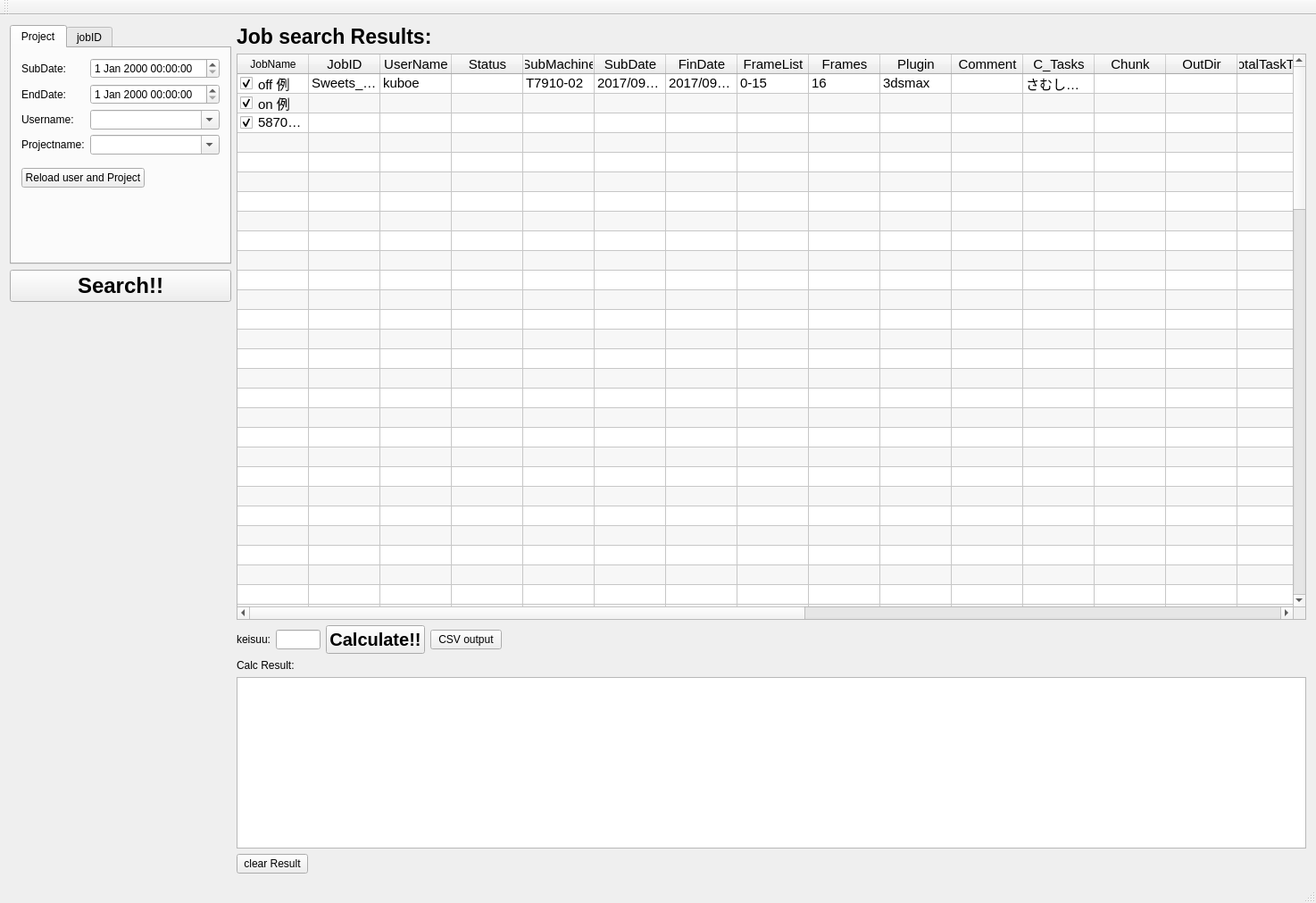
<?xml version="1.0" encoding="UTF-8"?>
<ui version="4.0">
 <class>MainWindow</class>
 <widget class="QMainWindow" name="MainWindow">
  <property name="geometry">
   <rect>
    <x>0</x>
    <y>0</y>
    <width>1474</width>
    <height>1011</height>
   </rect>
  </property>
  <property name="windowTitle">
   <string>Deadlinecalc</string>
  </property>
  <widget class="QWidget" name="centralWidget">
   <layout class="QGridLayout" name="gridLayout_3">
    <item row="2" column="1">
     <layout class="QGridLayout" name="gridLayout_">
      <item row="0" column="0">
       <layout class="QVBoxLayout" name="verticalLayout_3">
        <property name="bottomMargin">
         <number>10</number>
        </property>
        <item>
         <widget class="QTabWidget" name="tabWidget_Comannds">
          <property name="sizePolicy">
           <sizepolicy hsizetype="Preferred" vsizetype="Preferred">
            <horstretch>0</horstretch>
            <verstretch>0</verstretch>
           </sizepolicy>
          </property>
          <property name="maximumSize">
           <size>
            <width>16777215</width>
            <height>16777215</height>
           </size>
          </property>
          <property name="currentIndex">
           <number>0</number>
          </property>
          <widget class="QWidget" name="tab_Project">
           <attribute name="title">
            <string>Project</string>
           </attribute>
           <layout class="QGridLayout" name="gridLayout_2">
            <property name="verticalSpacing">
             <number>15</number>
            </property>
            <item row="3" column="1">
             <spacer name="verticalSpacer_2">
              <property name="orientation">
               <enum>Qt::Vertical</enum>
              </property>
              <property name="sizeHint" stdset="0">
               <size>
                <width>20</width>
                <height>40</height>
               </size>
              </property>
             </spacer>
            </item>
            <item row="0" column="1">
             <layout class="QGridLayout" name="gridLayout_4">
              <property name="sizeConstraint">
               <enum>QLayout::SetDefaultConstraint</enum>
              </property>
              <item row="1" column="0">
               <widget class="QLabel" name="label_EndDate">
                <property name="text">
                 <string>EndDate:</string>
                </property>
               </widget>
              </item>
              <item row="2" column="1">
               <widget class="QComboBox" name="comboBox_UserName">
                <property name="editable">
                 <bool>true</bool>
                </property>
               </widget>
              </item>
              <item row="0" column="0">
               <widget class="QLabel" name="label_SubDate">
                <property name="sizePolicy">
                 <sizepolicy hsizetype="Fixed" vsizetype="Preferred">
                  <horstretch>0</horstretch>
                  <verstretch>0</verstretch>
                 </sizepolicy>
                </property>
                <property name="text">
                 <string>SubDate:</string>
                </property>
               </widget>
              </item>
              <item row="0" column="1">
               <widget class="QDateTimeEdit" name="dateTimeEdit_start"/>
              </item>
              <item row="1" column="1">
               <widget class="QDateTimeEdit" name="dateTimeEdit_end"/>
              </item>
              <item row="2" column="0">
               <widget class="QLabel" name="label_username">
                <property name="sizePolicy">
                 <sizepolicy hsizetype="Fixed" vsizetype="Preferred">
                  <horstretch>0</horstretch>
                  <verstretch>0</verstretch>
                 </sizepolicy>
                </property>
                <property name="text">
                 <string>Username:</string>
                </property>
                <property name="alignment">
                 <set>Qt::AlignLeading|Qt::AlignLeft|Qt::AlignVCenter</set>
                </property>
               </widget>
              </item>
              <item row="3" column="0">
               <widget class="QLabel" name="label_ProjectName">
                <property name="text">
                 <string>Projectname:</string>
                </property>
                <property name="alignment">
                 <set>Qt::AlignLeading|Qt::AlignLeft|Qt::AlignVCenter</set>
                </property>
               </widget>
              </item>
              <item row="3" column="1">
               <widget class="QComboBox" name="comboBox_ProjectName">
                <property name="editable">
                 <bool>true</bool>
                </property>
               </widget>
              </item>
             </layout>
            </item>
            <item row="1" column="1">
             <widget class="QPushButton" name="pushButton_Reloaduser">
              <property name="sizePolicy">
               <sizepolicy hsizetype="Fixed" vsizetype="Fixed">
                <horstretch>0</horstretch>
                <verstretch>0</verstretch>
               </sizepolicy>
              </property>
              <property name="text">
               <string>Reload user and Project</string>
              </property>
             </widget>
            </item>
           </layout>
          </widget>
          <widget class="QWidget" name="tab_jobID">
           <attribute name="title">
            <string>jobID</string>
           </attribute>
           <attribute name="toolTip">
            <string>プロジェクトから選ぶか、ジョブIDコピペするか選んでね</string>
           </attribute>
           <layout class="QGridLayout" name="gridLayout">
            <item row="1" column="0">
             <widget class="QPlainTextEdit" name="plainTextEdit_jobID">
              <property name="sizePolicy">
               <sizepolicy hsizetype="Preferred" vsizetype="Preferred">
                <horstretch>0</horstretch>
                <verstretch>0</verstretch>
               </sizepolicy>
              </property>
              <property name="maximumSize">
               <size>
                <width>200</width>
                <height>500</height>
               </size>
              </property>
              <property name="plainText">
               <string/>
              </property>
             </widget>
            </item>
            <item row="0" column="0">
             <widget class="QLabel" name="label_2">
              <property name="text">
               <string>↓ここにJobIDをペースト</string>
              </property>
             </widget>
            </item>
           </layout>
          </widget>
         </widget>
        </item>
        <item>
         <widget class="QPushButton" name="pushButton_Search">
          <property name="font">
           <font>
            <pointsize>18</pointsize>
            <weight>75</weight>
            <bold>true</bold>
           </font>
          </property>
          <property name="text">
           <string>Search!!</string>
          </property>
         </widget>
        </item>
        <item>
         <spacer name="verticalSpacer">
          <property name="orientation">
           <enum>Qt::Vertical</enum>
          </property>
          <property name="sizeHint" stdset="0">
           <size>
            <width>20</width>
            <height>40</height>
           </size>
          </property>
         </spacer>
        </item>
       </layout>
      </item>
     </layout>
    </item>
    <item row="2" column="2">
     <layout class="QVBoxLayout" name="verticalLayout_4">
      <item>
       <layout class="QVBoxLayout" name="verticalLayout_5">
        <item>
         <widget class="QLabel" name="label_jobs">
          <property name="sizePolicy">
           <sizepolicy hsizetype="Preferred" vsizetype="Fixed">
            <horstretch>0</horstretch>
            <verstretch>0</verstretch>
           </sizepolicy>
          </property>
          <property name="font">
           <font>
            <pointsize>17</pointsize>
            <weight>75</weight>
            <bold>true</bold>
           </font>
          </property>
          <property name="text">
           <string>Job search Results:</string>
          </property>
         </widget>
        </item>
        <item>
         <widget class="QTableWidget" name="tableWidget_jobList">
          <property name="sizePolicy">
           <sizepolicy hsizetype="Preferred" vsizetype="Expanding">
            <horstretch>0</horstretch>
            <verstretch>0</verstretch>
           </sizepolicy>
          </property>
          <property name="maximumSize">
           <size>
            <width>16777215</width>
            <height>16777215</height>
           </size>
          </property>
          <property name="font">
           <font>
            <pointsize>11</pointsize>
            <weight>50</weight>
            <bold>false</bold>
           </font>
          </property>
          <property name="toolTip">
           <string/>
          </property>
          <property name="frameShadow">
           <enum>QFrame::Sunken</enum>
          </property>
          <property name="horizontalScrollBarPolicy">
           <enum>Qt::ScrollBarAsNeeded</enum>
          </property>
          <property name="editTriggers">
           <set>QAbstractItemView::NoEditTriggers</set>
          </property>
          <property name="showDropIndicator" stdset="0">
           <bool>false</bool>
          </property>
          <property name="dragDropOverwriteMode">
           <bool>false</bool>
          </property>
          <property name="alternatingRowColors">
           <bool>true</bool>
          </property>
          <property name="selectionMode">
           <enum>QAbstractItemView::MultiSelection</enum>
          </property>
          <property name="selectionBehavior">
           <enum>QAbstractItemView::SelectItems</enum>
          </property>
          <property name="textElideMode">
           <enum>Qt::ElideRight</enum>
          </property>
          <property name="horizontalScrollMode">
           <enum>QAbstractItemView::ScrollPerItem</enum>
          </property>
          <property name="showGrid">
           <bool>true</bool>
          </property>
          <property name="gridStyle">
           <enum>Qt::SolidLine</enum>
          </property>
          <property name="sortingEnabled">
           <bool>true</bool>
          </property>
          <property name="wordWrap">
           <bool>true</bool>
          </property>
          <property name="cornerButtonEnabled">
           <bool>true</bool>
          </property>
          <property name="rowCount">
           <number>100</number>
          </property>
          <property name="columnCount">
           <number>26</number>
          </property>
          <attribute name="horizontalHeaderVisible">
           <bool>true</bool>
          </attribute>
          <attribute name="horizontalHeaderCascadingSectionResizes">
           <bool>true</bool>
          </attribute>
          <attribute name="horizontalHeaderDefaultSectionSize">
           <number>80</number>
          </attribute>
          <attribute name="horizontalHeaderHighlightSections">
           <bool>true</bool>
          </attribute>
          <attribute name="horizontalHeaderMinimumSectionSize">
           <number>30</number>
          </attribute>
          <attribute name="horizontalHeaderStretchLastSection">
           <bool>true</bool>
          </attribute>
          <attribute name="verticalHeaderVisible">
           <bool>false</bool>
          </attribute>
          <attribute name="verticalHeaderDefaultSectionSize">
           <number>20</number>
          </attribute>
          <attribute name="verticalHeaderMinimumSectionSize">
           <number>10</number>
          </attribute>
          <row/>
          <row/>
          <row/>
          <row/>
          <row/>
          <row/>
          <row/>
          <row/>
          <row/>
          <row/>
          <row/>
          <row/>
          <row/>
          <row/>
          <row/>
          <row/>
          <row/>
          <row/>
          <row/>
          <row/>
          <row/>
          <row/>
          <row/>
          <row/>
          <row/>
          <row/>
          <row/>
          <row/>
          <row/>
          <row/>
          <row/>
          <row/>
          <row/>
          <row/>
          <row/>
          <row/>
          <row/>
          <row/>
          <row/>
          <row/>
          <row/>
          <row/>
          <row/>
          <row/>
          <row/>
          <row/>
          <row/>
          <row/>
          <row/>
          <row/>
          <row/>
          <row/>
          <row/>
          <row/>
          <row/>
          <row/>
          <row/>
          <row/>
          <row/>
          <row/>
          <row/>
          <row/>
          <row/>
          <row/>
          <row/>
          <row/>
          <row/>
          <row/>
          <row/>
          <row/>
          <row/>
          <row/>
          <row/>
          <row/>
          <row/>
          <row/>
          <row/>
          <row/>
          <row/>
          <row/>
          <row/>
          <row/>
          <row/>
          <row/>
          <row/>
          <row/>
          <row/>
          <row/>
          <row/>
          <row/>
          <row/>
          <row/>
          <row/>
          <row/>
          <row/>
          <row/>
          <row/>
          <row/>
          <row/>
          <row/>
          <column>
           <property name="text">
            <string>JobName</string>
           </property>
           <property name="font">
            <font>
             <pointsize>9</pointsize>
            </font>
           </property>
          </column>
          <column>
           <property name="text">
            <string>JobID</string>
           </property>
          </column>
          <column>
           <property name="text">
            <string>UserName</string>
           </property>
          </column>
          <column>
           <property name="text">
            <string>Status</string>
           </property>
          </column>
          <column>
           <property name="text">
            <string>SubMachine</string>
           </property>
          </column>
          <column>
           <property name="text">
            <string>SubDate</string>
           </property>
          </column>
          <column>
           <property name="text">
            <string>FinDate</string>
           </property>
          </column>
          <column>
           <property name="text">
            <string>FrameList</string>
           </property>
          </column>
          <column>
           <property name="text">
            <string>Frames</string>
           </property>
          </column>
          <column>
           <property name="text">
            <string>Plugin</string>
           </property>
          </column>
          <column>
           <property name="text">
            <string>Comment</string>
           </property>
          </column>
          <column>
           <property name="text">
            <string>C_Tasks</string>
           </property>
          </column>
          <column>
           <property name="text">
            <string>Chunk</string>
           </property>
          </column>
          <column>
           <property name="text">
            <string>OutDir</string>
           </property>
          </column>
          <column>
           <property name="text">
            <string>TotalTaskTime</string>
           </property>
          </column>
          <column>
           <property name="text">
            <string>JobPrice</string>
           </property>
          </column>
          <column/>
          <column/>
          <column/>
          <column/>
          <column/>
          <column/>
          <column/>
          <column/>
          <column/>
          <column/>
          <item row="0" column="0">
           <property name="text">
            <string>off 例</string>
           </property>
           <property name="checkState">
            <enum>Checked</enum>
           </property>
           <property name="flags">
            <set>ItemIsUserCheckable|ItemIsEnabled</set>
           </property>
          </item>
          <item row="0" column="1">
           <property name="text">
            <string>Sweets_360rot_MOMO_FullMuki</string>
           </property>
          </item>
          <item row="0" column="2">
           <property name="text">
            <string>kuboe</string>
           </property>
          </item>
          <item row="0" column="4">
           <property name="text">
            <string>T7910-02</string>
           </property>
          </item>
          <item row="0" column="5">
           <property name="text">
            <string>2017/09/06 22:57:08</string>
           </property>
          </item>
          <item row="0" column="6">
           <property name="text">
            <string>2017/09/07 10:02:22</string>
           </property>
          </item>
          <item row="0" column="7">
           <property name="text">
            <string>0-15</string>
           </property>
          </item>
          <item row="0" column="8">
           <property name="text">
            <string>16</string>
           </property>
          </item>
          <item row="0" column="9">
           <property name="text">
            <string>3dsmax</string>
           </property>
          </item>
          <item row="0" column="11">
           <property name="text">
            <string>さむしんぐ！</string>
           </property>
          </item>
          <item row="1" column="0">
           <property name="text">
            <string>on 例</string>
           </property>
           <property name="checkState">
            <enum>Checked</enum>
           </property>
           <property name="flags">
            <set>ItemIsUserCheckable|ItemIsEnabled</set>
           </property>
          </item>
          <item row="2" column="0">
           <property name="text">
            <string>5870bc4b51c3d020a84efcb1</string>
           </property>
           <property name="checkState">
            <enum>Checked</enum>
           </property>
           <property name="flags">
            <set>ItemIsUserCheckable|ItemIsEnabled</set>
           </property>
          </item>
         </widget>
        </item>
        <item>
         <layout class="QHBoxLayout" name="horizontalLayout" stretch="0,0,0,0,0">
          <item>
           <widget class="QLabel" name="label_keisuu">
            <property name="sizePolicy">
             <sizepolicy hsizetype="Fixed" vsizetype="Fixed">
              <horstretch>0</horstretch>
              <verstretch>0</verstretch>
             </sizepolicy>
            </property>
            <property name="text">
             <string>keisuu:</string>
            </property>
           </widget>
          </item>
          <item>
           <widget class="QLineEdit" name="lineEdit_keisuu">
            <property name="sizePolicy">
             <sizepolicy hsizetype="Preferred" vsizetype="Fixed">
              <horstretch>0</horstretch>
              <verstretch>0</verstretch>
             </sizepolicy>
            </property>
            <property name="maximumSize">
             <size>
              <width>50</width>
              <height>16777215</height>
             </size>
            </property>
           </widget>
          </item>
          <item>
           <widget class="QPushButton" name="pushButton_Calc">
            <property name="sizePolicy">
             <sizepolicy hsizetype="Preferred" vsizetype="Fixed">
              <horstretch>0</horstretch>
              <verstretch>0</verstretch>
             </sizepolicy>
            </property>
            <property name="font">
             <font>
              <pointsize>15</pointsize>
              <weight>75</weight>
              <bold>true</bold>
             </font>
            </property>
            <property name="text">
             <string>Calculate!!</string>
            </property>
           </widget>
          </item>
          <item>
           <widget class="QPushButton" name="pushButton_csvout">
            <property name="text">
             <string>CSV output</string>
            </property>
           </widget>
          </item>
          <item>
           <spacer name="horizontalSpacer">
            <property name="orientation">
             <enum>Qt::Horizontal</enum>
            </property>
            <property name="sizeHint" stdset="0">
             <size>
              <width>40</width>
              <height>20</height>
             </size>
            </property>
           </spacer>
          </item>
         </layout>
        </item>
       </layout>
      </item>
      <item>
       <widget class="QLabel" name="label">
        <property name="sizePolicy">
         <sizepolicy hsizetype="Preferred" vsizetype="Fixed">
          <horstretch>0</horstretch>
          <verstretch>0</verstretch>
         </sizepolicy>
        </property>
        <property name="text">
         <string>Calc Result:</string>
        </property>
       </widget>
      </item>
      <item>
       <widget class="QTextEdit" name="textEdit_Result">
        <property name="sizePolicy">
         <sizepolicy hsizetype="Preferred" vsizetype="Minimum">
          <horstretch>0</horstretch>
          <verstretch>0</verstretch>
         </sizepolicy>
        </property>
        <property name="minimumSize">
         <size>
          <width>0</width>
          <height>120</height>
         </size>
        </property>
        <property name="maximumSize">
         <size>
          <width>16777215</width>
          <height>240</height>
         </size>
        </property>
        <property name="html">
         <string>&lt;!DOCTYPE HTML PUBLIC &quot;-//W3C//DTD HTML 4.0//EN&quot; &quot;http://www.w3.org/TR/REC-html40/strict.dtd&quot;&gt;
&lt;html&gt;&lt;head&gt;&lt;meta name=&quot;qrichtext&quot; content=&quot;1&quot; /&gt;&lt;style type=&quot;text/css&quot;&gt;
p, li { white-space: pre-wrap; }
&lt;/style&gt;&lt;/head&gt;&lt;body style=&quot; font-family:'.Helvetica Neue DeskInterface'; font-size:13pt; font-weight:400; font-style:normal;&quot;&gt;
&lt;p style=&quot;-qt-paragraph-type:empty; margin-top:0px; margin-bottom:0px; margin-left:0px; margin-right:0px; -qt-block-indent:0; text-indent:0px;&quot;&gt;&lt;br /&gt;&lt;/p&gt;&lt;/body&gt;&lt;/html&gt;</string>
        </property>
       </widget>
      </item>
      <item>
       <layout class="QHBoxLayout" name="horizontalLayout_2">
        <item>
         <widget class="QPushButton" name="pushButton_calcclear">
          <property name="text">
           <string>clear Result</string>
          </property>
         </widget>
        </item>
        <item>
         <spacer name="horizontalSpacer_2">
          <property name="orientation">
           <enum>Qt::Horizontal</enum>
          </property>
          <property name="sizeHint" stdset="0">
           <size>
            <width>40</width>
            <height>20</height>
           </size>
          </property>
         </spacer>
        </item>
       </layout>
      </item>
     </layout>
    </item>
   </layout>
  </widget>
  <widget class="QMenuBar" name="menuBar">
   <property name="geometry">
    <rect>
     <x>0</x>
     <y>0</y>
     <width>1474</width>
     <height>22</height>
    </rect>
   </property>
  </widget>
  <widget class="QToolBar" name="mainToolBar">
   <attribute name="toolBarArea">
    <enum>TopToolBarArea</enum>
   </attribute>
   <attribute name="toolBarBreak">
    <bool>false</bool>
   </attribute>
  </widget>
  <widget class="QStatusBar" name="statusBar"/>
 </widget>
 <layoutdefault spacing="6" margin="11"/>
 <resources/>
 <connections/>
</ui>
